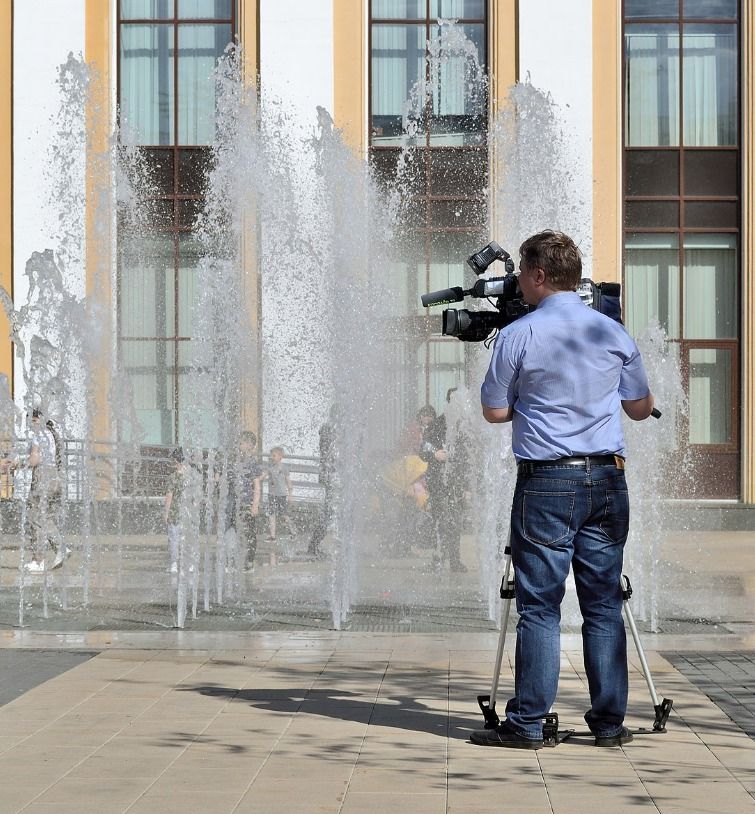
#> input picture Digital Image Processing/CameraMan.jpg, 755 x 814 px, found by its file name
$ jupyter execute Lab7.ipynb   (older library calls are emulated)
#> lines starting #> are read from the running program, lines starting #| are printed output that depends on the picture; after the words box and inside, x2 and y2 are one past the last pixel; in counts of white or black regions, pixels touching at a corner belong together
[cell 1]
import cv2
img = cv2.imread("C:\\Academics\\Python\\Digital Image Processing\\CameraMan.jpg", 0)
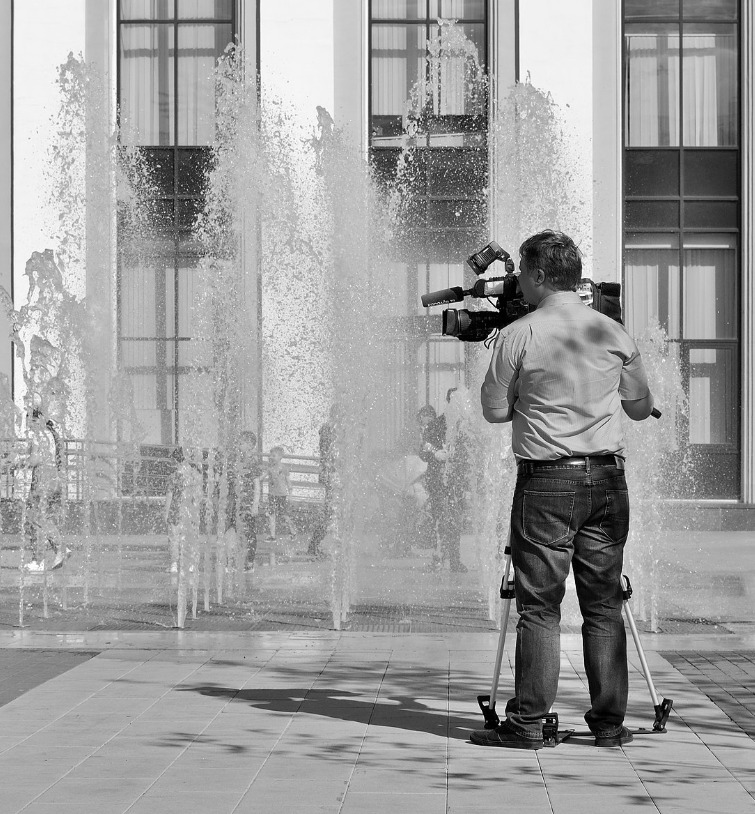
#> img: shape (814, 755); min 0, max 255, mean 158
sobelx = cv2.Sobel(img, cv2.CV_64F, 1, 0, ksize=3)
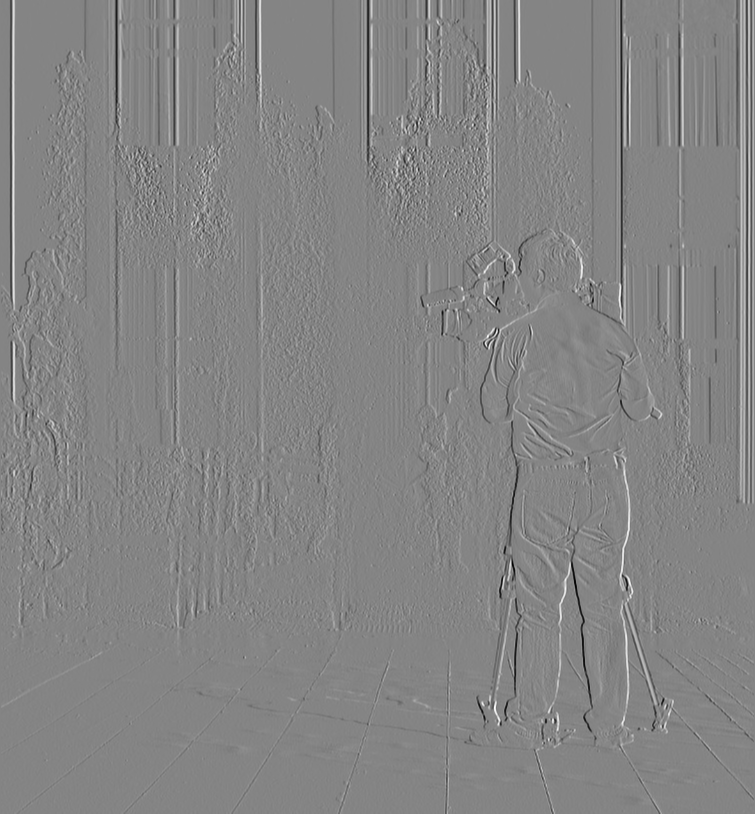
#> sobelx: shape (814, 755) float64; min -977, max 902, mean 0.1; drawn with min black and max white
sobely = cv2.Sobel(img, cv2.CV_64F, 0, 1, ksize=3)
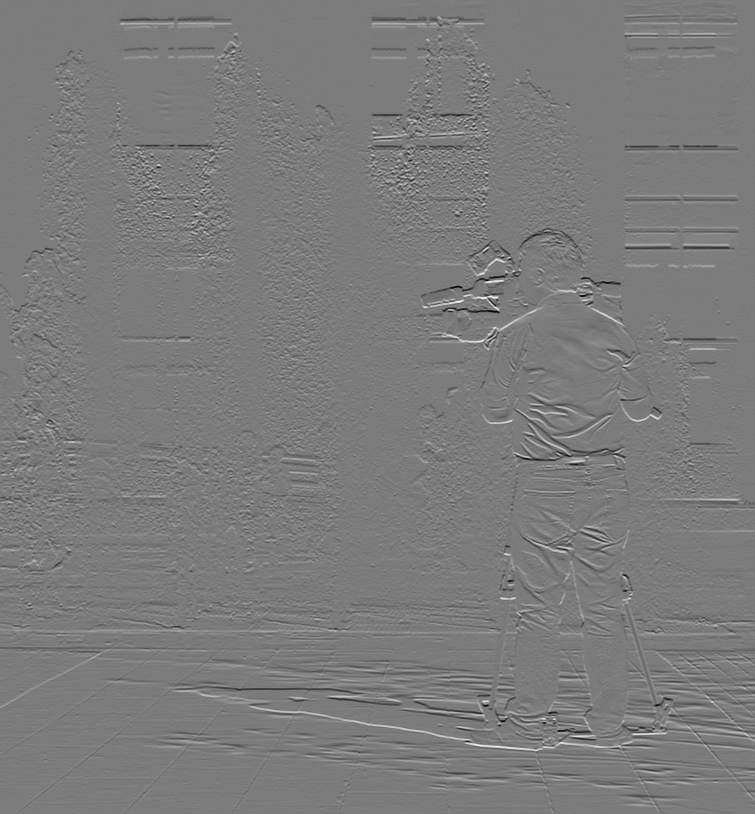
#> sobely: shape (814, 755) float64; min -884, max 935, mean -0.1; drawn with min black and max white
canny = cv2.Canny(img, 100, 200)
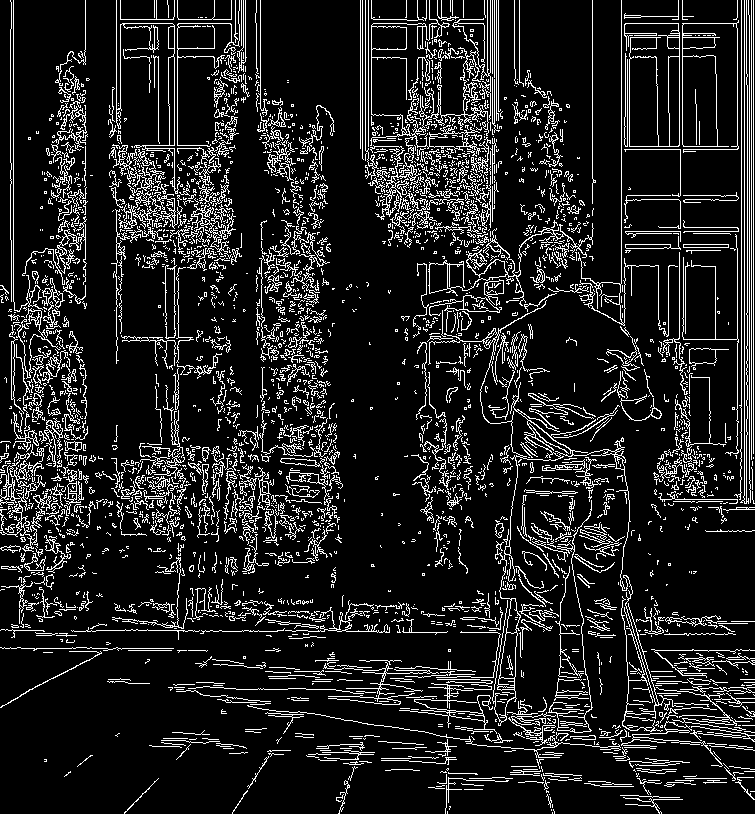
#> canny: shape (814, 755); 12.8% white in thin lines or dots
cv2.imshow("Original", img)
cv2.imshow("Sobel X", sobelx)
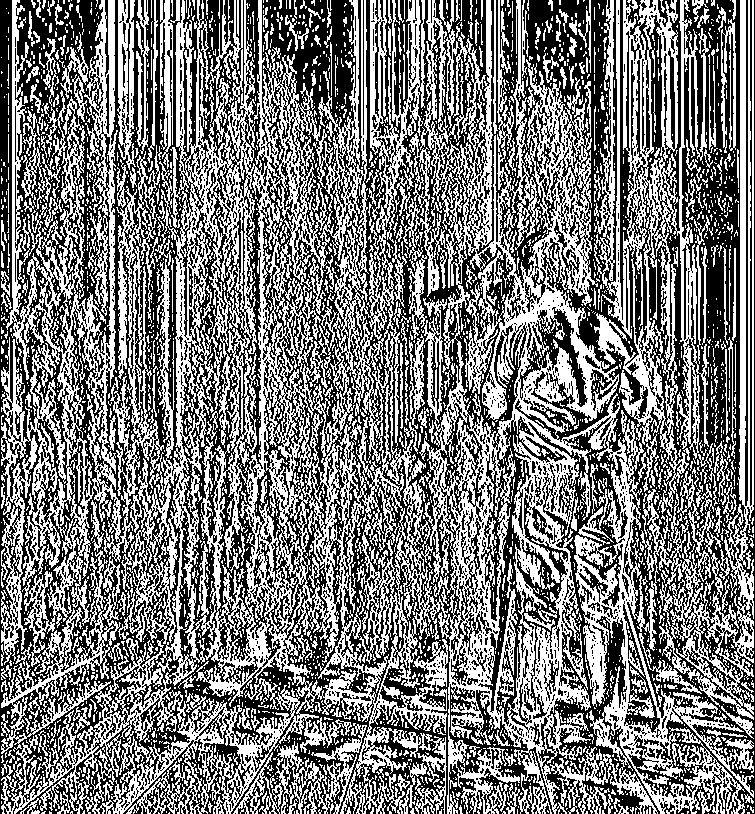
#> window 'Sobel X': shape (814, 755); 47.7% white in thin lines or dots
cv2.imshow("Sobel Y", sobely)
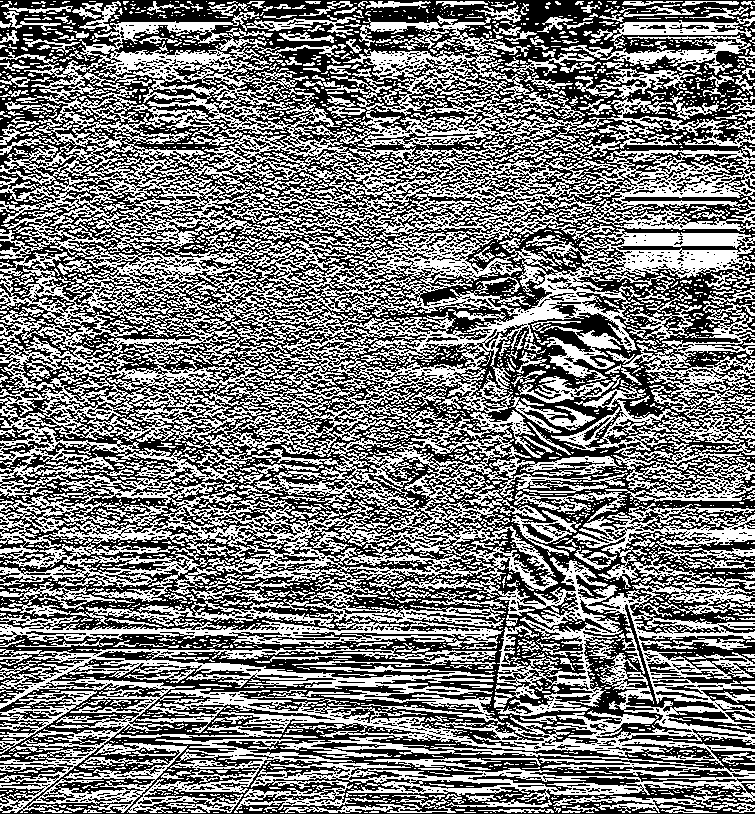
#> window 'Sobel Y': shape (814, 755); 47.8% white in thin lines or dots
cv2.imshow("Canny", canny)
cv2.waitKey(0)
cv2.destroyAllWindows()

[cell 2]
import matplotlib.pyplot as plt

fig, axs = plt.subplots(2, 2, figsize=(12, 10))

axs[0, 0].imshow(img, cmap='gray')
axs[0, 0].set_title('Original')
axs[0, 0].axis('off')

axs[0, 1].imshow(sobelx, cmap='gray')
axs[0, 1].set_title('Sobel X')
axs[0, 1].axis('off')

axs[1, 0].imshow(sobely, cmap='gray')
axs[1, 0].set_title('Sobel Y')
axs[1, 0].axis('off')

axs[1, 1].imshow(canny, cmap='gray')
axs[1, 1].set_title('Canny')
axs[1, 1].axis('off')

plt.tight_layout()
plt.show()

$ run again, with Digital Image Processing/ILena.jpg copied over Digital Image Processing/CameraMan.jpg
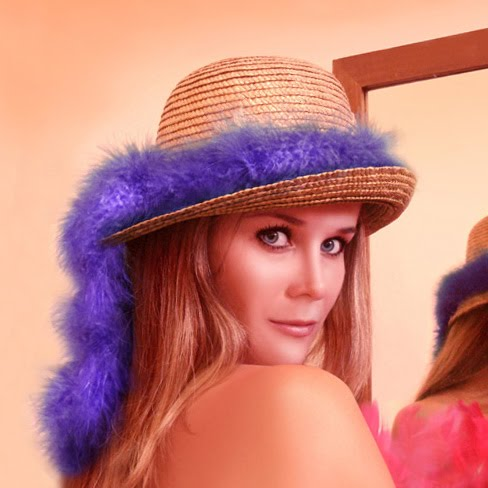
#> input picture Digital Image Processing/ILena.jpg, 488 x 488 px, found by its file name
#> `canny = cv2.Canny(img, 100, 200)`:
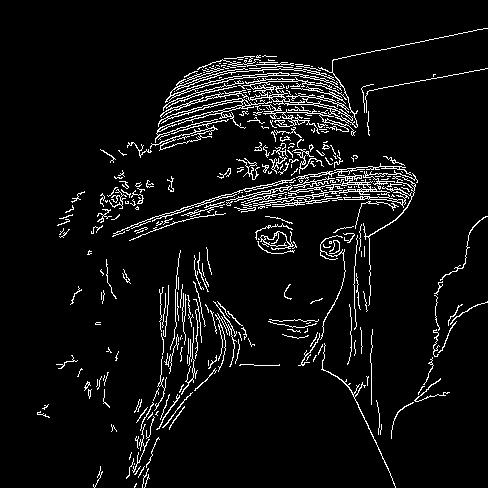
#> canny: shape (488, 488); 6% white in thin lines or dots, all inside (x1, y1, x2, y2) = (37, 28, 488, 488)
#> `cv2.imshow("Sobel Y", sobely)`:
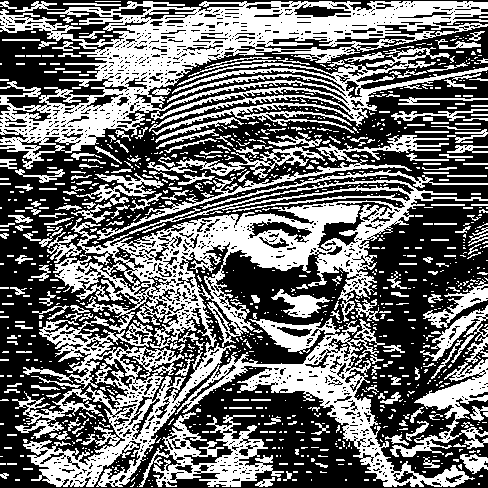
#> window 'Sobel Y': shape (488, 488); 43.5% white; 1096 white regions (853 under 20 px), largest, box (x1, y1, x2, y2) and area: (0, 1, 488, 169) 29792, (23, 180, 488, 487) 29290, (175, 318, 475, 487) 9133

$ run again, with Digital Image Processing/Lab1.jpg copied over Digital Image Processing/CameraMan.jpg
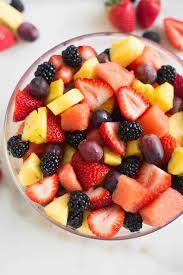
#> input picture Digital Image Processing/Lab1.jpg, 183 x 275 px, found by its file name
#> `canny = cv2.Canny(img, 100, 200)`:
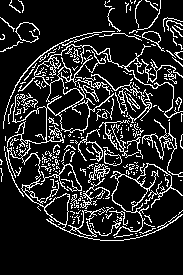
#> canny: shape (275, 183); 14.6% white in thin lines or dots, all inside (x1, y1, x2, y2) = (0, 0, 183, 241)
#> `cv2.imshow("Sobel Y", sobely)`:
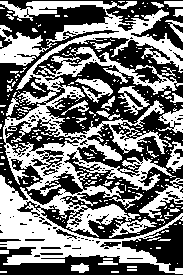
#> window 'Sobel Y': shape (275, 183); 46.8% white; 252 white regions (215 under 20 px), largest, box (x1, y1, x2, y2) and area: (0, 1, 183, 274) 17758, (0, 25, 57, 66) 1005, (139, 178, 183, 218) 566
